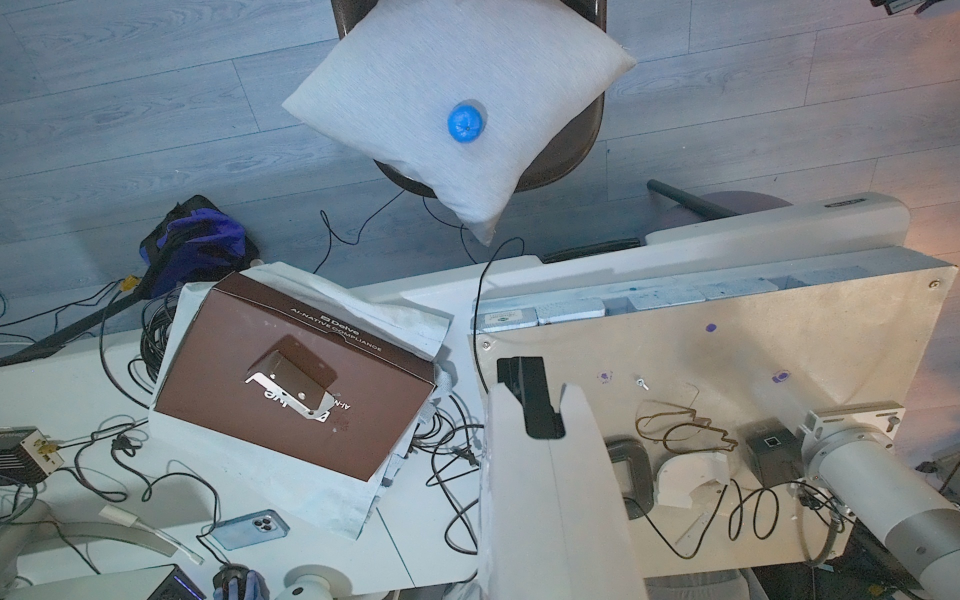
#> input picture temp_image_for_dino.jpg, 1920 x 1200 px (shown at 1/2 size)
$ python -i visualization.py   (imports and definitions only)
#> lines starting #> are read from the running program, lines starting #| are printed output that depends on the picture
import cv2
import numpy as np

# [64 lines left out: functions visualize_depth, visualize_mask, visualize_detection_boxes, not called in this run]

def create_pipeline_visualization(data):
    """Create a comprehensive visualization of all pipeline stages."""
    if data.rgb_image is None:
        return None

    # Create a blank canvas
    h, w = data.rgb_image.shape[:2]
    vis_width = w * 2
    vis_height = h * 2
    visualization = np.zeros((vis_height, vis_width, 3), dtype=np.uint8)

    # Place RGB image in top-left corner
    visualization[:h, :w] = data.rgb_image

    # Place depth visualization in top-right corner
    if data.depth_viz_image is not None:
        depth_vis = cv2.resize(data.depth_viz_image, (w, h))
        visualization[:h, w:] = depth_vis
    elif data.depth_image is not None:
        depth_vis = visualize_depth(data.depth_image)
        if depth_vis is not None:
            depth_vis = cv2.resize(depth_vis, (w, h))
            visualization[:h, w:] = depth_vis

    # Place detection visualization in bottom-left corner
    if "detection" in data.debug_images and data.debug_images["detection"] is not None:
        det_vis = cv2.resize(data.debug_images["detection"], (w, h))
        visualization[h:, :w] = det_vis
    elif data.detection_boxes is not None:
        det_vis = visualize_detection_boxes(data.rgb_image, data.detection_boxes, data.detection_labels)
        det_vis = cv2.resize(det_vis, (w, h))
        visualization[h:, :w] = det_vis

    # Place pose visualization in bottom-right corner
    if "pose" in data.debug_images and data.debug_images["pose"] is not None:
        pose_vis = cv2.resize(data.debug_images["pose"], (w, h))
        visualization[h:, w:] = pose_vis
    elif "segmentation" in data.debug_images and data.debug_images["segmentation"] is not None:
        seg_vis = cv2.resize(data.debug_images["segmentation"], (w, h))
        visualization[h:, w:] = seg_vis
    elif data.mask is not None:
        mask_vis = visualize_mask(data.rgb_image, data.mask)
        mask_vis = cv2.resize(mask_vis, (w, h))
        visualization[h:, w:] = mask_vis

    # Add labels
    font = cv2.FONT_HERSHEY_SIMPLEX
    cv2.putText(visualization, "RGB Image", (10, 30), font, 1, (255, 255, 255), 2)
    cv2.putText(visualization, "Depth Visualization", (w + 10, 30), font, 1, (255, 255, 255), 2)
    cv2.putText(visualization, "Detection Results", (10, h + 30), font, 1, (255, 255, 255), 2)
    cv2.putText(visualization, "Pose Estimation", (w + 10, h + 30), font, 1, (255, 255, 255), 2)

    return visualization

>>> import cv2
>>> picture = cv2.imread('../../temp_image_for_dino.jpg', cv2.IMREAD_GRAYSCALE)
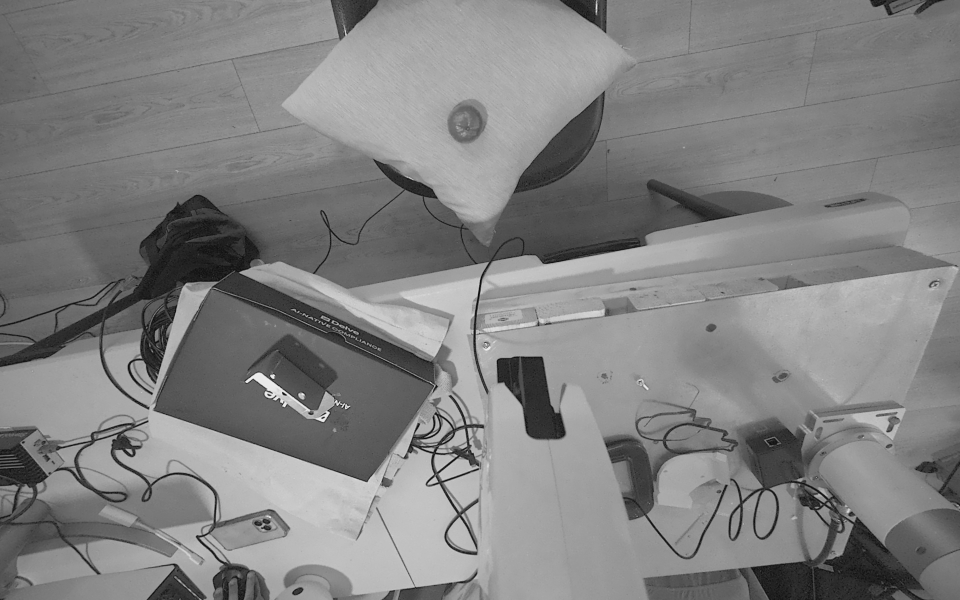
#> picture: shape (1200, 1920) (shown at 1/2 size); min 8, max 241, mean 128.7
#> (the run stopped early here; a loop or call above may not have finished)
